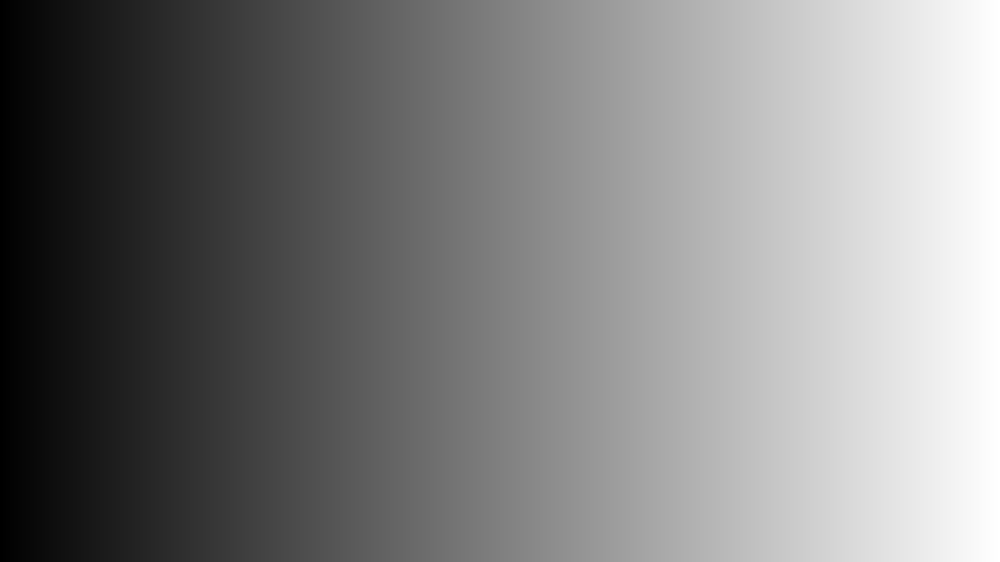
#> input picture Lab/Lab 3/Lab 3/gradient.png, 1000 x 562 px, shrunk from 1920 x 1080 before the run, found by its file name
$ python 'Task 2.py'
#> lines starting #> are read from the running program, lines starting #| are printed output that depends on the picture; after the words box and inside, x2 and y2 are one past the last pixel; in counts of white or black regions, pixels touching at a corner belong together
#> further down, image is the input picture: shape (562, 1000); min 0, max 255, mean 127.4
import numpy as np
import cv2 as cv

def img_mean_transforms(image):
    rows, cols = image.shape
#> rows = 562; cols = 1000
    mean = int(np.mean(image))
#> mean = 127
    print(mean)
#| 127
    img1 = np.zeros((rows, cols), dtype = np.uint8)
    img2 = np.zeros((rows, cols), dtype=np.uint8)
    img3 = np.zeros((rows, cols), dtype=np.uint8)

    #Cond 1
    for i in range(rows):
        for j in range(cols):
            val = int(image[i][j])
            if((val >= 0) & (val <= mean)):
                img1[i][j] = 0
            elif((val > mean) & (val <= 255)):
                img1[i][j] = 255
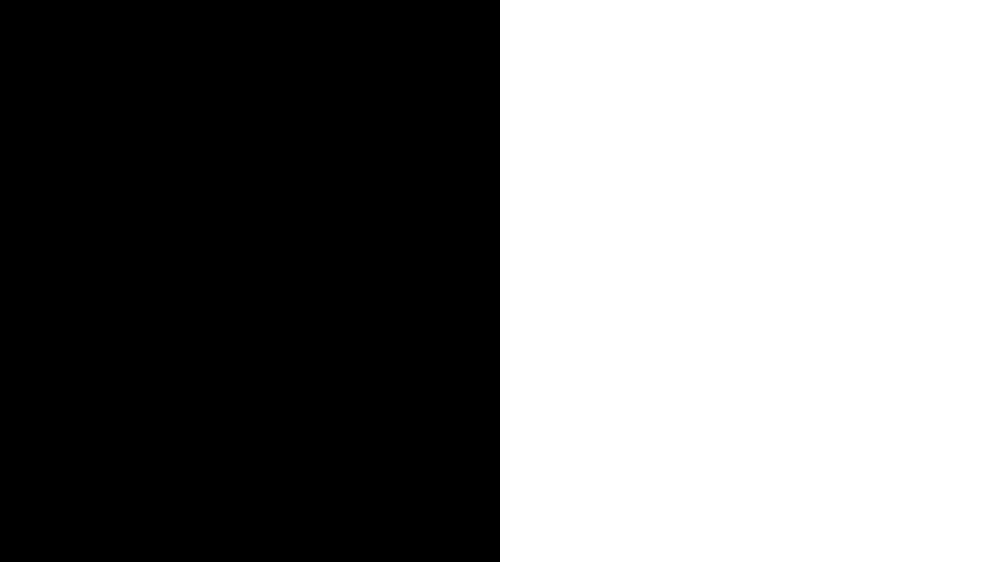
#> img1: shape (562, 1000); 50% white; 1 white region, box (x1, y1, x2, y2) and area: (500, 0, 1000, 562) 281000

    #Cond 2
    for i in range(rows):
        for j in range(cols):
            val = int(image[i][j])
            if ((val >= 0) & (val <= mean)):
                img2[i][j] = 255
            elif ((val > mean) & (val <= 255)):
                img2[i][j] = 0
#> img2: shape (562, 1000); 50% white; 1 white region, box (x1, y1, x2, y2) and area: (0, 0, 500, 562) 281000

    #Cond 3
    for i in range(rows):
        for j in range(cols):
            val = int(image[i][j])
            if((val >= mean-20) & (val <= mean+20)):
                img3[i][j] = 0
            else:
                img3[i][j] = 255
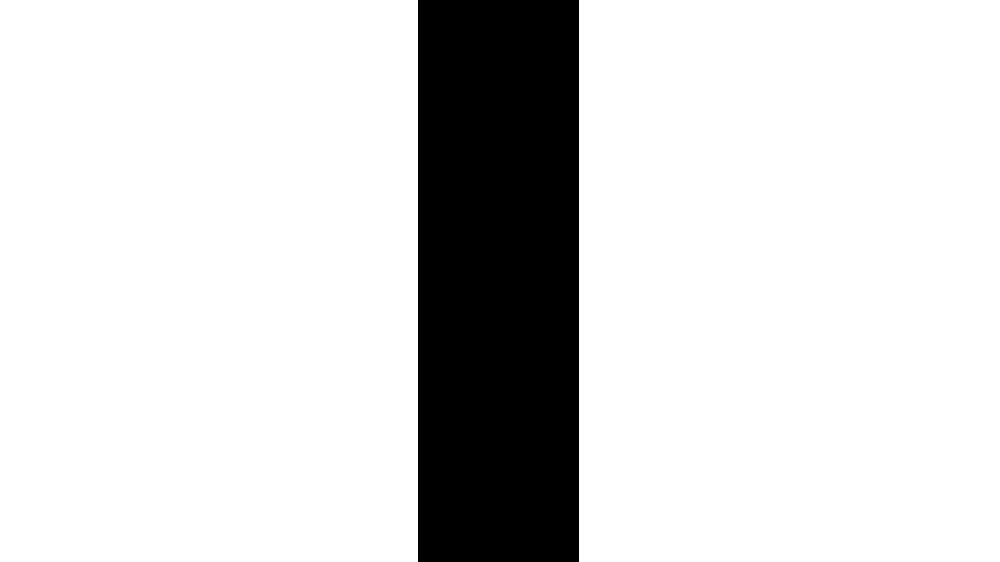
#> img3: shape (562, 1000); 83.9% white; 1 black region, box (x1, y1, x2, y2) and area: (418, 0, 579, 562) 90482

    cv.imshow('Original Image', image)
    cv.imshow('Cond 1', img1)
    cv.imshow('Cond 2', img2)
    cv.imshow('Cond 3', img3)
    cv.waitKey()

#Main
image = cv.imread("D:/Uni/Semester 6/DIP/Self/Lab/Lab 3/Lab 3/gradient.png", 0)
img_mean_transforms(image)
